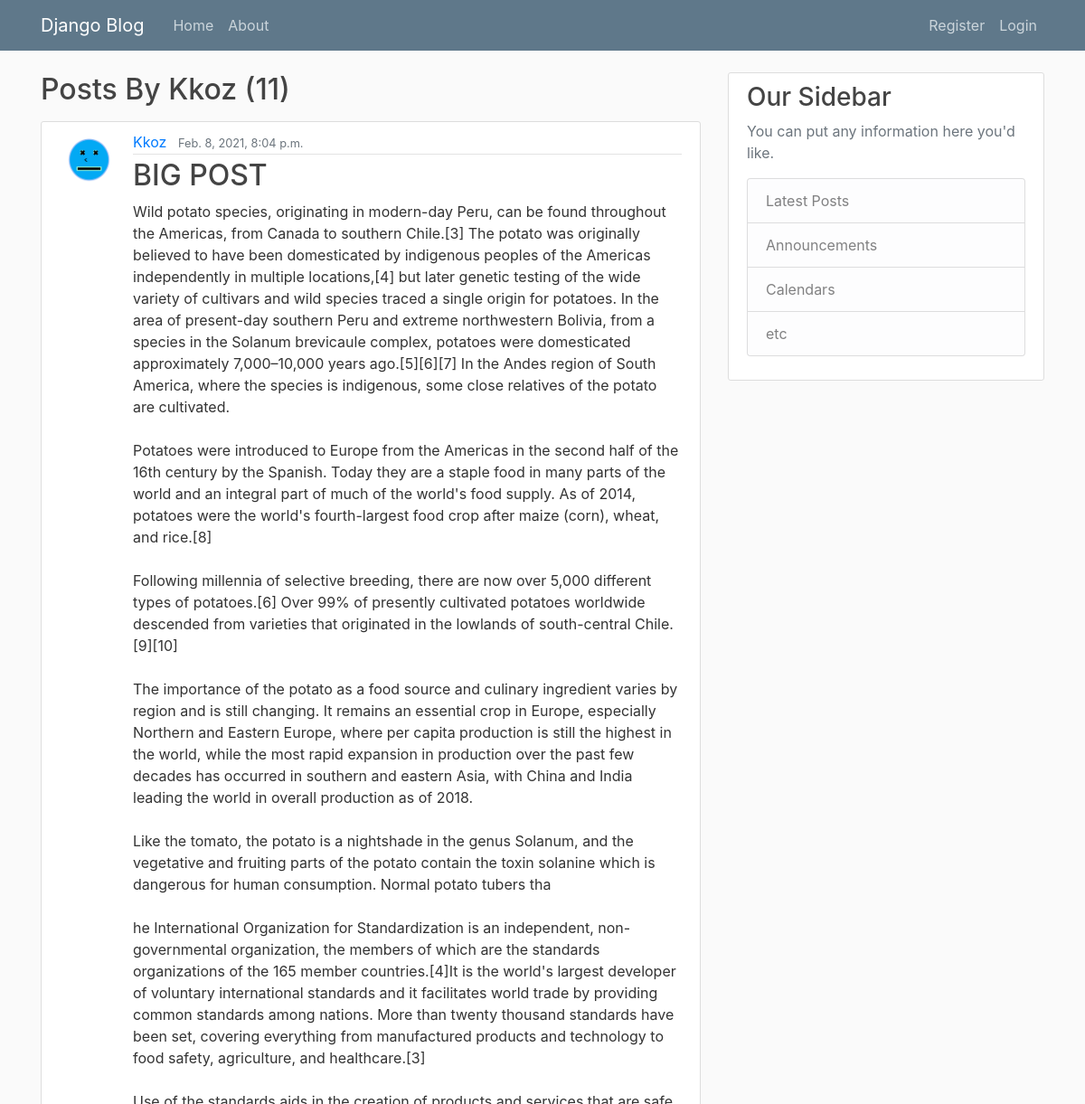
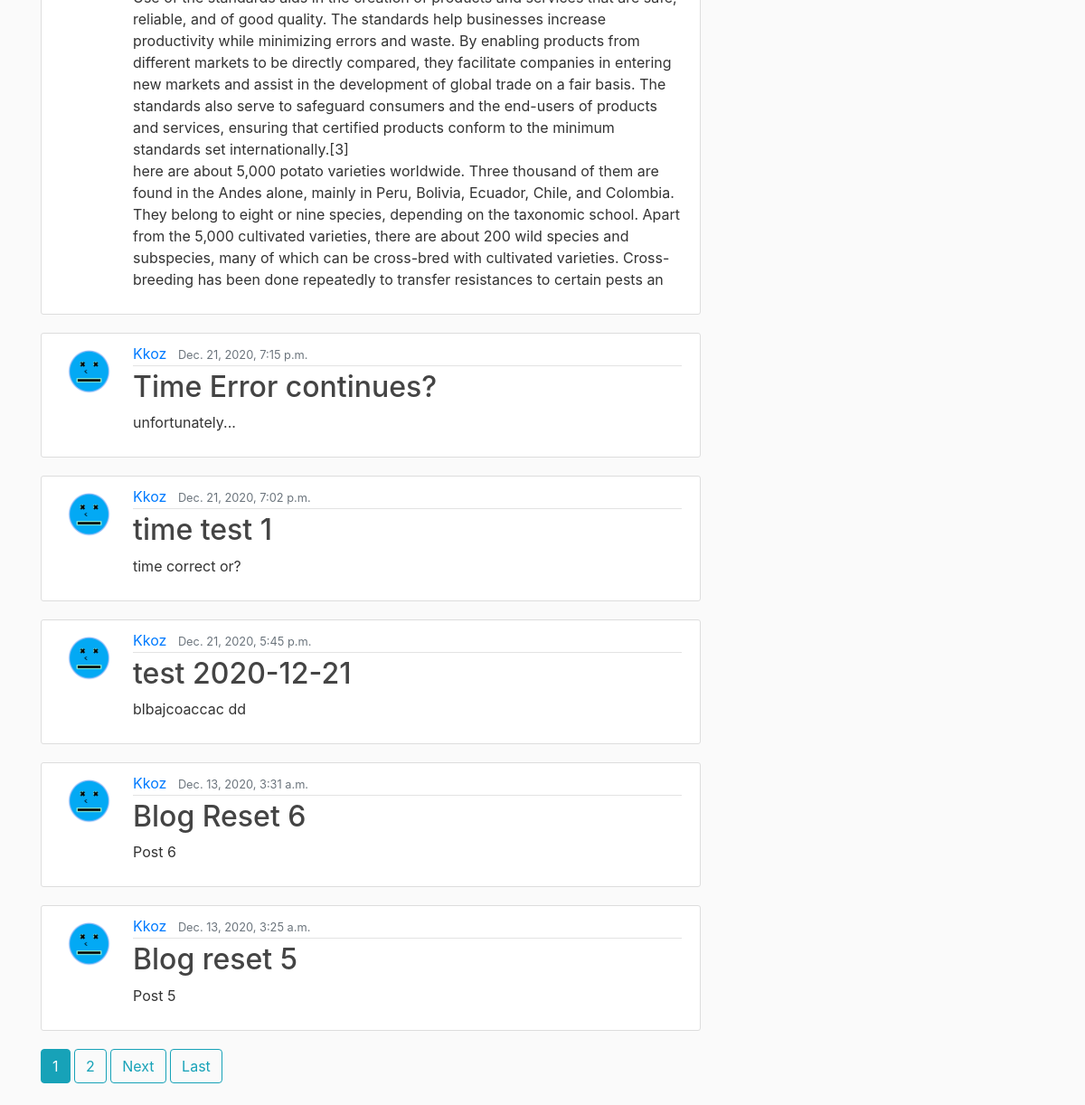
The app's page /user/Kkoz with its own data (2 pictures, top to bottom).
### blog/models.py (models this page shows, shortened)
class Post(models.Model): #each class will be its own table in the database
    title = models.CharField(max_length = 100)
    content = models.TextField() #No limit when using ".TextField()"
    date_posted = models.DateTimeField(default = timezone.localtime) #when this class "Post" is called, this will give the current time
    author = models.ForeignKey(User, on_delete = models.CASCADE) # ".CASCADE" if user is deleted, delete their posts, but if a post is deleted, do not delete the user

### users/models.py (models this page shows, shortened)
class Profile(models.Model): #our class "Profile" inheriting from models.Model
    user = models.OneToOneField(User, on_delete = models.CASCADE) #1 to 1 relationship, one user can have 1 profile and 1 profile will be associated with one user
    image = models.ImageField(default = "rip.png", upload_to = "profile_images")

### blog/views.py (the view)
# urls.py: path("user/<str:username>", UserPostListView.as_view(), name = "user-posts"),
class UserPostListView(ListView):
    model = Post
    template_name = "blog_directory/user_posts.html"
    context_object_name = "posts"
    paginate_by = 6
    def get_queryset(self):
        user = get_object_or_404(User, username = self.kwargs.get("username")) #we get the object from the model "User" where username is taken from url via "self.kwargs.get("username")"
        return Post.objects.filter(author=user).order_by("-date_posted") #return all posts by author for user captured in variable "user"

### blog/templates/blog_directory/user_posts.html (shortened to what this page needs)
{%extends "blog_directory/base.html"%}
{%block content%}
    <h2 class = "mb-3">Posts By {{view.kwargs.username}} ({{page_obj.paginator.count}})</h2>
    {%for post in posts%}
        <article class="media content-section">
            <img class = "rounded-circle article-img" src="{{post.author.profile.image.url}}" />
            <div class="media-body">
            <div class="article-metadata">
                <a class="mr-2" href="{%url 'user-posts' post.author.username%}">{{ post.author }}</a>
                <small class="text-muted">{{ post.date_posted }}</small>
            </div>
            <h2><a class="article-title" href="{%url 'post-detail' post.id%}">{{ post.title }}</a></h2>
            <p class="article-content">{{ post.content }}</p>
            </div>
        </article>
    {%endfor%}
    {% if is_paginated %}
        {% for page in page_obj.paginator.page_range %}
            {% if page_obj.number == page %}
                <a class = "btn btn-info mb-4" href="?page={{page}}">{{page}}</a>
            {% elif page > page_obj.number|add:'-3' and page < page_obj.number|add:'3' %}
                <a class = "btn btn-outline-info mb-4" href="?page={{page}}">{{page}}</a>
            {% endif %}
        {% endfor %}
        {% if page_obj.has_next %}
            <a class = "btn btn-outline-info mb-4" href="?page={{page_obj.next_page_number}}">Next</a>
            <a class = "btn btn-outline-info mb-4" href="?page={{page_obj.paginator.num_pages}}">Last</a>
        {% endif %}
    {% endif %}
{%endblock content%}

### blog/templates/blog_directory/base.html (shortened to what this page needs)
{%load static%}
<!DOCTYPE html>
<html>
<head>
    <link rel="stylesheet" href="https://maxcdn.bootstrapcdn.com/bootstrap/4.0.0/css/bootstrap.min.css">
    <link rel="stylesheet" type="text/css" href="{%static 'blog_css/main.css'%}">
</head>
<body>
    <header class="site-header">
        <nav class="navbar navbar-expand-md navbar-dark bg-steel fixed-top">
          <div class="container">
            <a class="navbar-brand mr-4" href="{% url 'blog-home' %}">Django Blog</a>
            <div class="collapse navbar-collapse" id="navbarToggle">
              <div class="navbar-nav mr-auto">
                <a class="nav-item nav-link" href="{%url 'blog-home'%}">Home</a>
                <a class="nav-item nav-link" href="{% url 'blog-about' %}">About</a>
              </div>
              <div class="navbar-nav">
                {%if user.is_authenticated == False%}
                  <a class="nav-item nav-link" href="{%url 'users-register'%}">Register</a>
                  <a class="nav-item nav-link" href="{%url 'users-login'%}">Login</a>
                {%endif%}
              </div>
            </div>
          </div>
        </nav>
      </header>
      <main role="main" class="container">
        <div class="row">
          <div class="col-md-8">
            {% block content %}{% endblock content %}
          </div>
          <div class="col-md-4">
            <div class="content-section">
              <h3>Our Sidebar</h3>
              <p class='text-muted'>You can put any information here you'd like.
                <ul class="list-group">
                  <li class="list-group-item list-group-item-light">Latest Posts</li>
                  <li class="list-group-item list-group-item-light">Announcements</li>
                  <li class="list-group-item list-group-item-light">Calendars</li>
                  <li class="list-group-item list-group-item-light">etc</li>
                </ul>
              </p>
            </div>
          </div>
        </div>
      </main>
</body>
</html>

### blog/static/blog_css/main.css (style rules this page uses)
body { background: #fafafa; color: #333333; margin-top: 5rem; }
h1, h2, h3, h4, h5, h6 { color: #444444; }
ul { margin: 0; }
.bg-steel { background-color: #5f788a; }
.site-header .navbar-nav .nav-link { color: #cbd5db; }
.content-section { background: #ffffff; padding: 10px 20px; border: 1px solid #dddddd; border-radius: 3px; margin-bottom: 20px; }
.article-title { color: #444444; }
.article-content { white-space: pre-line; }
.article-img { height: 65px; width: 65px; margin-right: 16px; }
.article-metadata { padding-bottom: 1px; margin-bottom: 4px; border-bottom: 1px solid #e3e3e3 }

### records on screen
Post: author.profile.image (picture), author "Kkoz", date_posted "Feb. 8, 2021, 8:04 p.m.", title "BIG POST", content "Wild potato species, originating in modern-day Peru, can be found throughout the Americas, from Canada to southern Chile.[3] The potato was originally believed to have been domesticated by indigenous peoples of the Americas independently in multiple locations,[4] but later genetic testing of the wide variety of cultivars and wild species traced a single origin for potatoes. In the area of present-day southern Peru and extreme northwestern Bolivia, from a species in the Solanum brevicaule complex, potatoes were domesticated approximately 7,000–10,000 years ago.[5][6][7] In the Andes region of South America, where the species is indigenous, some close relatives of the potato are cultivated.…"
Post: author.profile.image (picture), author "Kkoz", date_posted "Dec. 21, 2020, 7:15 p.m.", title "Time Error continues?", content "unfortunately..."
Post: author.profile.image (picture), author "Kkoz", date_posted "Dec. 21, 2020, 7:02 p.m.", title "time test 1", content "time correct or?"
Post: author.profile.image (picture), author "Kkoz", date_posted "Dec. 21, 2020, 5:45 p.m.", title "test 2020-12-21", content "blbajcoaccac dd"
Post: author.profile.image (picture), author "Kkoz", date_posted "Dec. 13, 2020, 3:31 a.m.", title "Blog Reset 6", content "Post 6"
Post: author.profile.image (picture), author "Kkoz", date_posted "Dec. 13, 2020, 3:25 a.m.", title "Blog reset 5", content "Post 5"

### other values on screen
{{ view.kwargs.username }} "Kkoz"
{{ page_obj.paginator.count }} "11"
{{ page }} "1"
{{ page }} "2"
